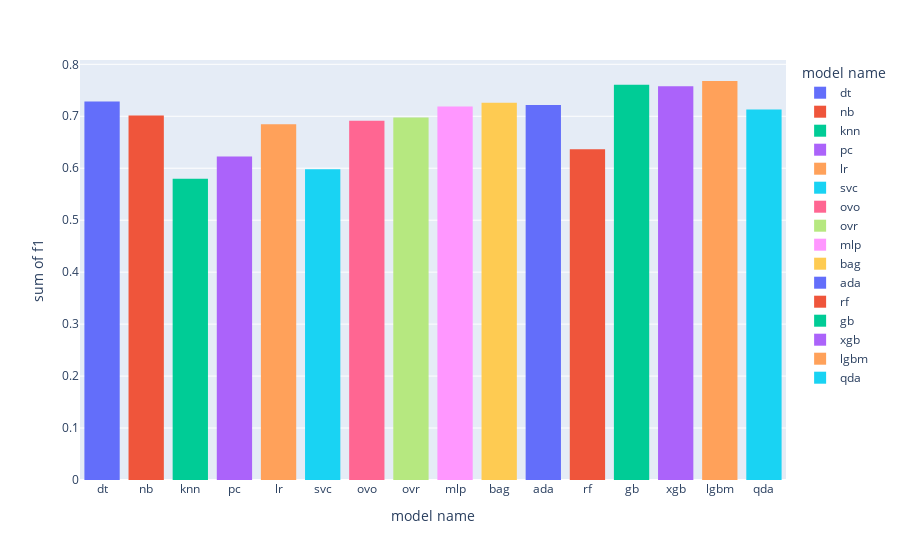

The code cell stored with this chart in its notebook:
### Code cell
import plotly.express as px
px.histogram(result_delete, x="model name", y="f1", color="model name")

### Figure 1 — Plotly figure (JSON) as saved in the notebook; plotly's stock layout.template omitted (floating-point values rounded to 4 significant figures)
{"data": [{"alignmentgroup": "True", "bingroup": "x", "histfunc": "sum", "hovertemplate": "model name=%{x}<br>sum of f1=%{y}<extra></extra>", "legendgroup": "dt", "marker": {"color": "#636efa", "pattern": {"shape": ""}}, "name": "dt", "offsetgroup": "dt", "orientation": "v", "showlegend": true, "type": "histogram", "x": ["dt"], "xaxis": "x", "y": [0.7286], "yaxis": "y"}, {"alignmentgroup": "True", "bingroup": "x", "histfunc": "sum", "hovertemplate": "model name=%{x}<br>sum of f1=%{y}<extra></extra>", "legendgroup": "nb", "marker": {"color": "#EF553B", "pattern": {"shape": ""}}, "name": "nb", "offsetgroup": "nb", "orientation": "v", "showlegend": true, "type": "histogram", "x": ["nb"], "xaxis": "x", "y": [0.7015], "yaxis": "y"}, {"alignmentgroup": "True", "bingroup": "x", "histfunc": "sum", "hovertemplate": "model name=%{x}<br>sum of f1=%{y}<extra></extra>", "legendgroup": "knn", "marker": {"color": "#00cc96", "pattern": {"shape": ""}}, "name": "knn", "offsetgroup": "knn", "orientation": "v", "showlegend": true, "type": "histogram", "x": ["knn"], "xaxis": "x", "y": [0.5799], "yaxis": "y"}, {"alignmentgroup": "True", "bingroup": "x", "histfunc": "sum", "hovertemplate": "model name=%{x}<br>sum of f1=%{y}<extra></extra>", "legendgroup": "pc", "marker": {"color": "#ab63fa", "pattern": {"shape": ""}}, "name": "pc", "offsetgroup": "pc", "orientation": "v", "showlegend": true, "type": "histogram", "x": ["pc"], "xaxis": "x", "y": [0.6227], "yaxis": "y"}, {"alignmentgroup": "True", "bingroup": "x", "histfunc": "sum", "hovertemplate": "model name=%{x}<br>sum of f1=%{y}<extra></extra>", "legendgroup": "lr", "marker": {"color": "#FFA15A", "pattern": {"shape": ""}}, "name": "lr", "offsetgroup": "lr", "orientation": "v", "showlegend": true, "type": "histogram", "x": ["lr"], "xaxis": "x", "y": [0.6844], "yaxis": "y"}, {"alignmentgroup": "True", "bingroup": "x", "histfunc": "sum", "hovertemplate": "model name=%{x}<br>sum of f1=%{y}<extra></extra>", "legendgroup": "svc", "marker": {"color": "#19d3f3", "pattern": {"shape": ""}}, "name": "svc", "offsetgroup": "svc", "orientation": "v", "showlegend": true, "type": "histogram", "x": ["svc"], "xaxis": "x", "y": [0.5978], "yaxis": "y"}, {"alignmentgroup": "True", "bingroup": "x", "histfunc": "sum", "hovertemplate": "model name=%{x}<br>sum of f1=%{y}<extra></extra>", "legendgroup": "ovo", "marker": {"color": "#FF6692", "pattern": {"shape": ""}}, "name": "ovo", "offsetgroup": "ovo", "orientation": "v", "showlegend": true, "type": "histogram", "x": ["ovo"], "xaxis": "x", "y": [0.6915], "yaxis": "y"}, {"alignmentgroup": "True", "bingroup": "x", "histfunc": "sum", "hovertemplate": "model name=%{x}<br>sum of f1=%{y}<extra></extra>", "legendgroup": "ovr", "marker": {"color": "#B6E880", "pattern": {"shape": ""}}, "name": "ovr", "offsetgroup": "ovr", "orientation": "v", "showlegend": true, "type": "histogram", "x": ["ovr"], "xaxis": "x", "y": [0.6974], "yaxis": "y"}, {"alignmentgroup": "True", "bingroup": "x", "histfunc": "sum", "hovertemplate": "model name=%{x}<br>sum of f1=%{y}<extra></extra>", "legendgroup": "mlp", "marker": {"color": "#FF97FF", "pattern": {"shape": ""}}, "name": "mlp", "offsetgroup": "mlp", "orientation": "v", "showlegend": true, "type": "histogram", "x": ["mlp"], "xaxis": "x", "y": [0.7187], "yaxis": "y"}, {"alignmentgroup": "True", "bingroup": "x", "histfunc": "sum", "hovertemplate": "model name=%{x}<br>sum of f1=%{y}<extra></extra>", "legendgroup": "bag", "marker": {"color": "#FECB52", "pattern": {"shape": ""}}, "name": "bag", "offsetgroup": "bag", "orientation": "v", "showlegend": true, "type": "histogram", "x": ["bag"], "xaxis": "x", "y": [0.726], "yaxis": "y"}, {"alignmentgroup": "True", "bingroup": "x", "histfunc": "sum", "hovertemplate": "model name=%{x}<br>sum of f1=%{y}<extra></extra>", "legendgroup": "ada", "marker": {"color": "#636efa", "pattern": {"shape": ""}}, "name": "ada", "offsetgroup": "ada", "orientation": "v", "showlegend": true, "type": "histogram", "x": ["ada"], "xaxis": "x", "y": [0.7215], "yaxis": "y"}, {"alignmentgroup": "True", "bingroup": "x", "histfunc": "sum", "hovertemplate": "model name=%{x}<br>sum of f1=%{y}<extra></extra>", "legendgroup": "rf", "marker": {"color": "#EF553B", "pattern": {"shape": ""}}, "name": "rf", "offsetgroup": "rf", "orientation": "v", "showlegend": true, "type": "histogram", "x": ["rf"], "xaxis": "x", "y": [0.6367], "yaxis": "y"}, {"alignmentgroup": "True", "bingroup": "x", "histfunc": "sum", "hovertemplate": "model name=%{x}<br>sum of f1=%{y}<extra></extra>", "legendgroup": "gb", "marker": {"color": "#00cc96", "pattern": {"shape": ""}}, "name": "gb", "offsetgroup": "gb", "orientation": "v", "showlegend": true, "type": "histogram", "x": ["gb"], "xaxis": "x", "y": [0.7606], "yaxis": "y"}, {"alignmentgroup": "True", "bingroup": "x", "histfunc": "sum", "hovertemplate": "model name=%{x}<br>sum of f1=%{y}<extra></extra>", "legendgroup": "xgb", "marker": {"color": "#ab63fa", "pattern": {"shape": ""}}, "name": "xgb", "offsetgroup": "xgb", "orientation": "v", "showlegend": true, "type": "histogram", "x": ["xgb"], "xaxis": "x", "y": [0.7577], "yaxis": "y"}, {"alignmentgroup": "True", "bingroup": "x", "histfunc": "sum", "hovertemplate": "model name=%{x}<br>sum of f1=%{y}<extra></extra>", "legendgroup": "lgbm", "marker": {"color": "#FFA15A", "pattern": {"shape": ""}}, "name": "lgbm", "offsetgroup": "lgbm", "orientation": "v", "showlegend": true, "type": "histogram", "x": ["lgbm"], "xaxis": "x", "y": [0.7679], "yaxis": "y"}, {"alignmentgroup": "True", "bingroup": "x", "histfunc": "sum", "hovertemplate": "model name=%{x}<br>sum of f1=%{y}<extra></extra>", "legendgroup": "qda", "marker": {"color": "#19d3f3", "pattern": {"shape": ""}}, "name": "qda", "offsetgroup": "qda", "orientation": "v", "showlegend": true, "type": "histogram", "x": ["qda"], "xaxis": "x", "y": [0.7131], "yaxis": "y"}], "layout": {"barmode": "relative", "legend": {"title": {"text": "model name"}, "tracegroupgap": 0}, "margin": {"t": 60}, "xaxis": {"anchor": "y", "categoryarray": ["dt", "nb", "knn", "pc", "lr", "svc", "ovo", "ovr", "mlp", "bag", "ada", "rf", "gb", "xgb", "lgbm", "qda"], "categoryorder": "array", "domain": [0, 1], "title": {"text": "model name"}}, "yaxis": {"anchor": "x", "domain": [0, 1], "title": {"text": "sum of f1"}}}}
